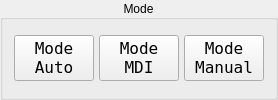
            <widget class="QGroupBox" name="gridGroupBox">
             <property name="title">
              <string>Mode</string>
             </property>
             <property name="alignment">
              <set>Qt::AlignCenter</set>
             </property>
             <layout class="QGridLayout" name="gridLayout_22">
              <property name="spacing">
               <number>5</number>
              </property>
              <item row="0" column="1">
               <widget class="ActionButton" name="actionbutton_27">
                <property name="font">
                 <font>
                  <family>DejaVu Sans Mono</family>
                  <pointsize>12</pointsize>
                  <weight>9</weight>
                  <italic>false</italic>
                  <bold>false</bold>
                 </font>
                </property>
                <property name="text">
                 <string>Mode
MDI</string>
                </property>
                <property name="rules" stdset="0">
                 <string>[{&quot;channels&quot;: [{&quot;url&quot;: &quot;status:task_mode&quot;, &quot;trigger&quot;: true}], &quot;property&quot;: &quot;Style Sheet&quot;, &quot;expression&quot;: &quot;'border-color: #00EE00' if ch[0] == 3 else ''&quot;, &quot;name&quot;: &quot;Mode&quot;}]</string>
                </property>
                <property name="actionName" stdset="0">
                 <string>machine.mode.mdi</string>
                </property>
               </widget>
              </item>
              <item row="0" column="0">
               <widget class="ActionButton" name="actionbutton_26">
                <property name="font">
                 <font>
                  <family>DejaVu Sans Mono</family>
                  <pointsize>12</pointsize>
                  <weight>9</weight>
                  <italic>false</italic>
                  <bold>false</bold>
                 </font>
                </property>
                <property name="text">
                 <string>Mode
Auto</string>
                </property>
                <property name="rules" stdset="0">
                 <string>[{&quot;channels&quot;: [{&quot;url&quot;: &quot;status:task_mode&quot;, &quot;trigger&quot;: true}], &quot;property&quot;: &quot;Style Sheet&quot;, &quot;expression&quot;: &quot;'border-color: #00EE00' if ch[0] == 2 else ''&quot;, &quot;name&quot;: &quot;Mode&quot;}]</string>
                </property>
                <property name="actionName" stdset="0">
                 <string>machine.mode.auto</string>
                </property>
               </widget>
              </item>
              <item row="0" column="2">
               <widget class="ActionButton" name="actionbutton_25">
                <property name="font">
                 <font>
                  <family>DejaVu Sans Mono</family>
                  <pointsize>12</pointsize>
                  <weight>9</weight>
                  <italic>false</italic>
                  <bold>false</bold>
                 </font>
                </property>
                <property name="text">
                 <string>Mode
Manual</string>
                </property>
                <property name="rules" stdset="0">
                 <string>[{&quot;channels&quot;: [{&quot;url&quot;: &quot;status:task_mode&quot;, &quot;trigger&quot;: true}], &quot;property&quot;: &quot;Style Sheet&quot;, &quot;expression&quot;: &quot;'border-color: #00EE00' if ch[0] == 1 else ''&quot;, &quot;name&quot;: &quot;Mode&quot;}]</string>
                </property>
                <property name="actionName" stdset="0">
                 <string>machine.mode.manual</string>
                </property>
               </widget>
              </item>
             </layout>
            </widget>
